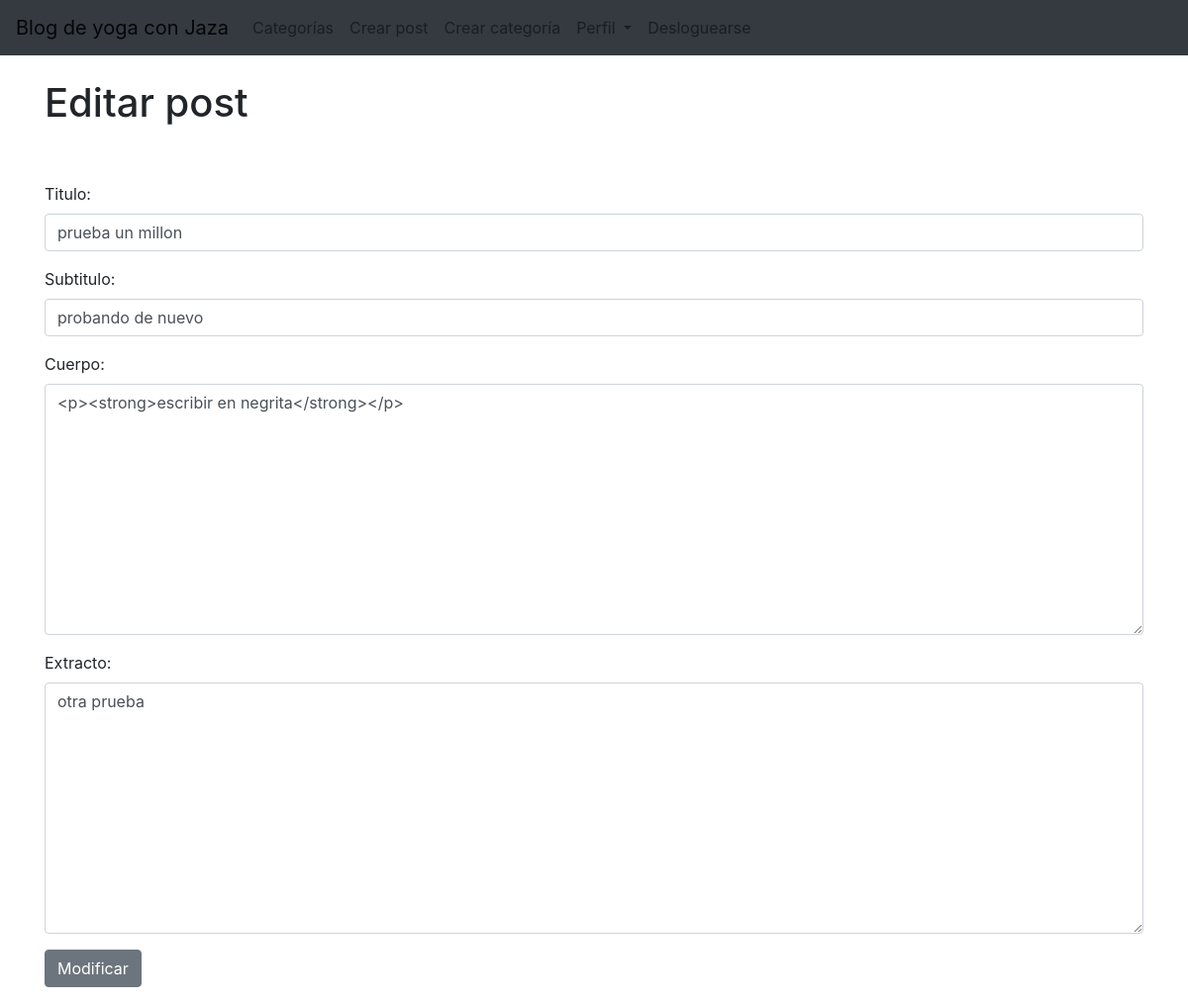
Screenshot of /updatePost/20/ (signed in) with the database file from the repository.
### AppBlogYoga/models.py (models this page shows, shortened)
class Post(models.Model):
    titulo=models.CharField(max_length=200)
    subtitulo=models.CharField(max_length=200)
    cuerpo=RichTextField(blank=True, null=True)
    autor=models.ForeignKey(User, on_delete=models.CASCADE)
    fecha=models.DateTimeField(auto_now_add=True)
    imagen=models.ImageField(upload_to='images/', blank=True, null=True)
    categoria=models.CharField(max_length=200, default='yoga')
    likes=models.ManyToManyField(User, related_name='blog_post')
    extracto=models.CharField(max_length=200)

### AppBlogYoga/views.py (the view)
# urls.py: path('updatePost/<int:pk>/', UpdatePost.as_view(), name='updatePost'),
class UpdatePost(UpdateView):
    model = Post
    form_class= UpdateForm
    template_name = 'updatePost.html'

### AppBlogYoga/forms.py
class UpdateForm(forms.ModelForm):
    class Meta:
        model = Post
        fields = ('titulo', 'subtitulo', 'cuerpo', 'extracto')
        widgets = {
            'titulo': forms.TextInput(attrs={'class': 'form-control'}),
            'subtitulo': forms.TextInput(attrs={'class': 'form-control'}),
            'cuerpo': forms.Textarea(attrs={'class': 'form-control'}),
            'extracto': forms.Textarea(attrs={'class': 'form-control'}),
}

### AppBlogYoga/templates/updatePost.html (shortened to what this page needs)
{% extends 'padre.html' %}
{% block content %}
{% if user.is_authenticated %}
    {% if user.id == post.autor.id %}
        <h1>Editar post</h1>
        <br/><br/>
        <div class="form-group">
            <form method="POST">{% csrf_token %}
                {{ form.as_p }}
        <button class="btn btn-secondary">Modificar</button>
        </div>
    {% else %}
        No tenés permiso para editar este post
    {% endif %}
{% else %}
No tenés permiso para editar
{% endif %}
{% endblock %}

### rows the page displays
Post: titulo "prueba un millon", subtitulo "probando de nuevo", cuerpo "<p><strong>escribir en negrita</strong></p>", extracto "otra prueba"
